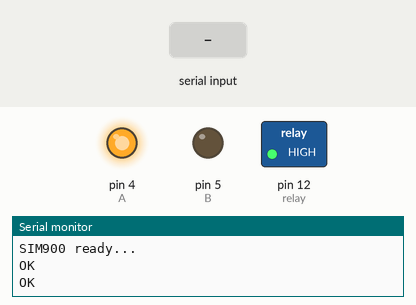
Bench run of a sketch on a simulated Arduino Uno, built with avr-gcc and run on an emulated ATmega328P. Parts: switched loads named in the sketch (green lamp = pin HIGH), output pins drawn as LEDs (lit = HIGH), the last lines printed to the serial monitor. The inputs (shaded band) are chosen by the test bench. The modem accepts every AT command (registered, SIM ready, sends succeed) and sends nothing else.

Above: at 1.6 s.
1.7 s: "ON" received over the second serial link
At 3.2 s:
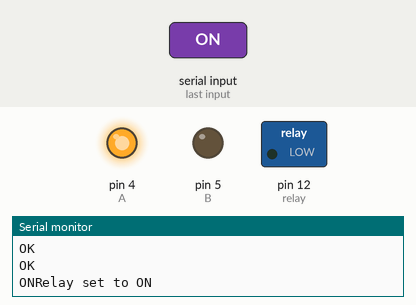
4.2 s: "OFF" received over the second serial link
At 6.3 s:
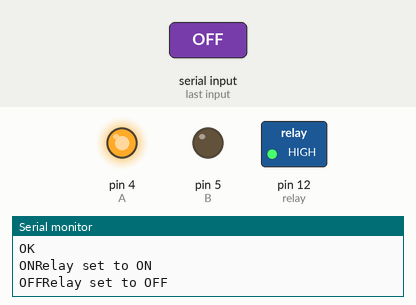
Timing chart, 0 to 7.8 s (numbered marks = the images above; inputs shaded):
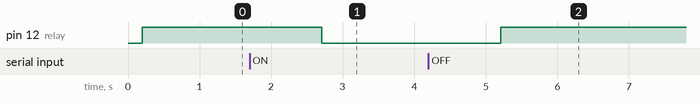

The sketch:

GSM_Based_Home_Automation.ino
```cpp
#include <SoftwareSerial.h>

// Configure software serial port
SoftwareSerial SIM900(3, 2);
#define B 5
#define A 4
// Variable to store text message
String textMessage;

// Create a variable to store Lamp state
String lampState = "HIGH";

// Relay connected to pin 12
const int relay = 12;

void setup() {
  // Automatically turn on the shield
    pinMode(A,OUTPUT);     pinMode(B,OUTPUT);
   delay(100);
   digitalWrite(A,HIGH);     digitalWrite(B,LOW);
   delay(100);

  digitalWrite(9, HIGH);
 // delay(1000);
  digitalWrite(9, LOW);
//  delay(5000);

  // Set relay as OUTPUT
  pinMode(relay, OUTPUT);

  // By default the relay is off
  digitalWrite(relay, HIGH);

  // Initializing serial commmunication
  Serial.begin(9600);
  SIM900.begin(9600);

  // Give time to your GSM shield log on to network
  //delay(20000);
  Serial.println("SIM900 ready...");

  // AT command to set SIM900 to SMS mode
  SIM900.print("AT+CMGF=1\r");
  delay(100);
  // Set module to send SMS data to serial out upon receipt
  SIM900.print("AT+CNMI=2,2,0,0,0\r");
  delay(100);
}

void loop(){
  if(SIM900.available()>0){
    textMessage = SIM900.readString();
    Serial.print(textMessage);
    delay(10);
  }
  if(textMessage.indexOf("ON")>=0){
    // Turn on relay and save current state
    digitalWrite(relay, LOW);
    lampState = "on";
    Serial.println("Relay set to ON");
    textMessage = "";
  }
  if(textMessage.indexOf("OFF")>=0){
    // Turn off relay and save current state
    digitalWrite(relay, HIGH);
    lampState = "off";
    Serial.println("Relay set to OFF");
    textMessage = "";
  }
  if(textMessage.indexOf("STATE")>=0){
    String message = "Lamp is " + lampState;
    sendSMS(message);
    Serial.println("Lamp state resquest");
    textMessage = "";
  }
}

// Function that sends SMS
void sendSMS(String message){
  // AT command to set SIM900 to SMS mode
  SIM900.print("AT+CMGF=1\r");
  delay(100);

  // REPLACE THE X's WITH THE RECIPIENT'S MOBILE NUMBER
  // USE INTERNATIONAL FORMAT CODE FOR MOBILE NUMBERS
  SIM900.println("AT + CMGS = \"23490\"");
  delay(100);
  // Send the SMS
  SIM900.println(message);
  delay(100);

  // End AT command with a ^Z, ASCII code 26
  SIM900.println((char)26);
  delay(100);
  SIM900.println();
  // Give module time to send SMS
  delay(5000);
}
```

Measured:
- after the input at 1.7 s, pin 12 (relay): HIGH → LOW after 1.0 s
- after the input at 4.2 s, pin 12 (relay): LOW → HIGH after 1.0 s
